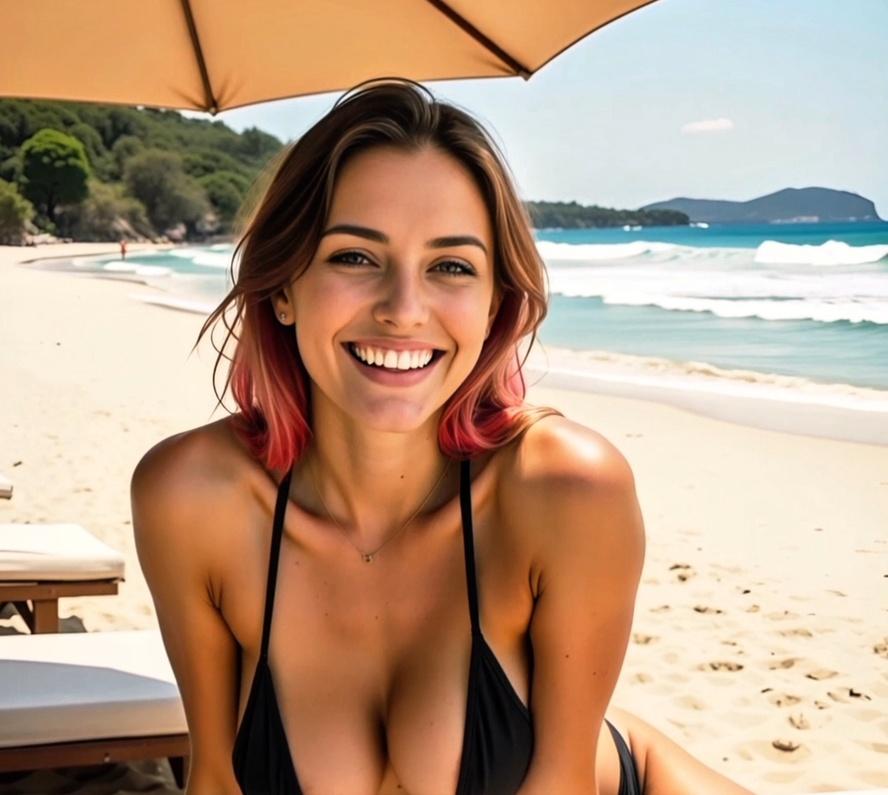
#> input picture week_6_python/photo.jpg, 888 x 795 px, shrunk from 2212 x 1980 before the run
$ python image_filter.py
#> lines starting #> are read from the running program, lines starting #| are printed output that depends on the picture
from PIL import Image, ImageFilter

before = Image.open("photo.jpg")
#> before is the input picture: PIL image 888x795 RGB; mean R, G, B 184.9, 156.3, 133.2
# Apply a series of filters to the image
# Make it blurry
after = before.filter(ImageFilter.BoxBlur(10))
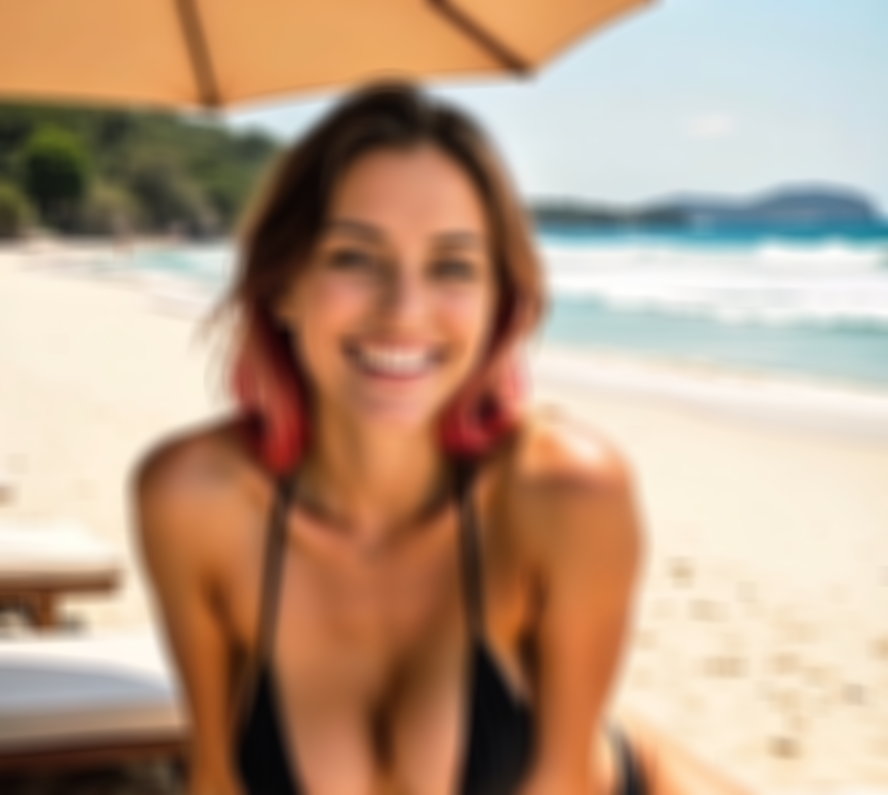
#> after: PIL image 888x795 RGB; mean R, G, B 184.9, 156.3, 133.2
# Make it edgy
#after = before.filter(ImageFilter.FIND_EDGES)
after.save("photo_blurred.jpg")
